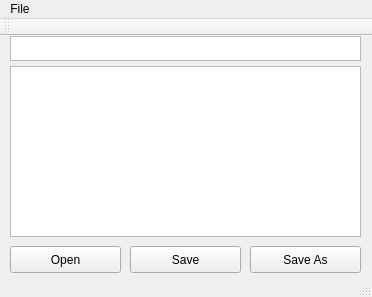
<?xml version="1.0" encoding="UTF-8"?>
<ui version="4.0">
 <class>MainWindow</class>
 <widget class="QMainWindow" name="MainWindow">
  <property name="geometry">
   <rect>
    <x>0</x>
    <y>0</y>
    <width>372</width>
    <height>297</height>
   </rect>
  </property>
  <property name="windowTitle">
   <string>MainWindow</string>
  </property>
  <widget class="QWidget" name="centralWidget">
   <widget class="QPlainTextEdit" name="plainTextEdit">
    <property name="enabled">
     <bool>true</bool>
    </property>
    <property name="geometry">
     <rect>
      <x>10</x>
      <y>30</y>
      <width>351</width>
      <height>171</height>
     </rect>
    </property>
    <property name="focusPolicy">
     <enum>Qt::ClickFocus</enum>
    </property>
   </widget>
   <widget class="QPushButton" name="openButton">
    <property name="geometry">
     <rect>
      <x>10</x>
      <y>210</y>
      <width>111</width>
      <height>27</height>
     </rect>
    </property>
    <property name="text">
     <string>Open</string>
    </property>
   </widget>
   <widget class="QPushButton" name="saveButton">
    <property name="geometry">
     <rect>
      <x>130</x>
      <y>210</y>
      <width>111</width>
      <height>27</height>
     </rect>
    </property>
    <property name="text">
     <string>Save</string>
    </property>
   </widget>
   <widget class="QPushButton" name="saveAsButton">
    <property name="geometry">
     <rect>
      <x>250</x>
      <y>210</y>
      <width>111</width>
      <height>27</height>
     </rect>
    </property>
    <property name="text">
     <string>Save As</string>
    </property>
   </widget>
   <widget class="QTextEdit" name="textEdit">
    <property name="geometry">
     <rect>
      <x>10</x>
      <y>0</y>
      <width>351</width>
      <height>25</height>
     </rect>
    </property>
   </widget>
   <zorder>openButton</zorder>
   <zorder>plainTextEdit</zorder>
   <zorder>saveButton</zorder>
   <zorder>saveAsButton</zorder>
   <zorder>textEdit</zorder>
  </widget>
  <widget class="QMenuBar" name="menuBar">
   <property name="geometry">
    <rect>
     <x>0</x>
     <y>0</y>
     <width>372</width>
     <height>21</height>
    </rect>
   </property>
   <widget class="QMenu" name="menuFile">
    <property name="title">
     <string>File</string>
    </property>
    <addaction name="separator"/>
    <addaction name="actionNew"/>
    <addaction name="actionOpen"/>
    <addaction name="actionSave"/>
    <addaction name="actionSave_As"/>
   </widget>
   <addaction name="menuFile"/>
  </widget>
  <widget class="QToolBar" name="mainToolBar">
   <attribute name="toolBarArea">
    <enum>TopToolBarArea</enum>
   </attribute>
   <attribute name="toolBarBreak">
    <bool>false</bool>
   </attribute>
  </widget>
  <widget class="QStatusBar" name="statusBar"/>
  <action name="actionNew">
   <property name="text">
    <string>New</string>
   </property>
  </action>
  <action name="actionOpen">
   <property name="text">
    <string>Open</string>
   </property>
  </action>
  <action name="actionSave">
   <property name="text">
    <string>Save</string>
   </property>
  </action>
  <action name="actionSave_As">
   <property name="text">
    <string>Save As</string>
   </property>
  </action>
  <action name="actionSemaphoreInit">
   <property name="text">
    <string>SemaphoreInit</string>
   </property>
  </action>
 </widget>
 <layoutdefault spacing="6" margin="11"/>
 <resources/>
 <connections/>
</ui>
